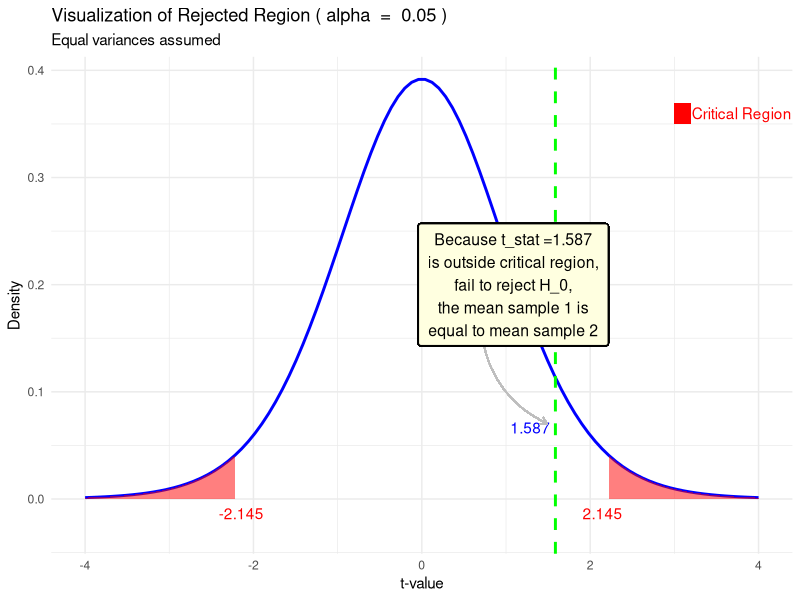

The R script that drew this image:
# Load necessary libraries
library(ggplot2)

# Step 1: Set up parameters
alpha <- 0.05
sample1 <- c(6, 8, 5, 7, 4, 7, 6, 8)
sample2 <- c(5, 8, 4, 6, 3, 7, 4, 4)

# perform levene test for equality of variances
library(car)
lev <- leveneTest(sample1, sample2)
equal_var <- lev$`Pr(>F)`[1] < 0.05
print(lev)

# Step 2: Perform the two-sample t-test
t_test_result <- t.test(sample1, sample2, var.equal = !equal_var)

# Step 3: View the t-value
t_value <- t_test_result$statistic
hyp_mode <- "two-sided" # options: "two-sided", "left", "right"

# Step 4: Calculate degrees of freedom
df <- length(sample1) + length(sample2) - 2

# Step 5: Generate the t-distribution data frame
x <- seq(-4, 4, length = 100)
y <- dt(x, df)
t_dist_data <- data.frame(x = x, y = y)

# Step 6: Create the base ggplot
p <- ggplot(t_dist_data, aes(x = x, y = y)) +
  geom_line(size = 1, color = "blue") +
  labs(title = paste("Visualization of Rejected Region (", expression(alpha), " = ", alpha, ")"), subtitle = ifelse(!equal_var, "Equal variances assumed", "Equal variances not assumed"), y = "Density", x = "t-value") +
  theme_minimal()

# Step 7: Add shaded regions based on hypothesis mode
if (hyp_mode == "two-sided") {
  critical_value <- qt(1 - alpha / 2, df)

  p <- p +
    geom_area(
      data = subset(t_dist_data, x >= critical_value),
      aes(y = y), fill = "red", alpha = 0.5
    ) +
    geom_area(
      data = subset(t_dist_data, x <= -critical_value),
      aes(y = y), fill = "red", alpha = 0.5
    )
} else if (hyp_mode == "left") {
  critical_value <- qt(alpha, df)

  p <- p +
    geom_area(
      data = subset(t_dist_data, x <= critical_value),
      aes(y = y), fill = "red", alpha = 0.5
    )
} else if (hyp_mode == "right") {
  critical_value <- qt(1 - alpha, df)

  p <- p +
    geom_area(
      data = subset(t_dist_data, x >= critical_value),
      aes(y = y), fill = "red", alpha = 0.5
    )
}

# Step 8: Add a vertical line for the t-value
p <- p +
  geom_vline(xintercept = t_value, color = "green", linetype = "dashed", size = 1) +
  annotate("text",
    x = t_value - 0.3, y = 0.05,
    label = round(t_value, 3),
    color = "blue", vjust = -1
  )

# Step 9: Add a curved annotation from the text to the vertical line
p <- p +
  geom_curve(
    aes(
      x = t_value - 0.8, y = 0.2,
      xend = t_value - 0.1, yend = 0.07
    ),
    curvature = 0.4,
    arrow = arrow(length = unit(0.2, "cm")),
    color = "grey"
  )

# Step 10: Add critical value annotation


# Step 11: Add conclusion annotation based on hypothesis mode and t-value
if (hyp_mode == "two-sided") {
  p <- p +
    annotate("text", x = critical_value, y = -0.03, label = round(critical_value, 3), color = "red", vjust = -1) +
    annotate("text", x = -critical_value, y = -0.03, label = round(-critical_value, 3), color = "red", vjust = -1)

  if (abs(t_value) > critical_value) {
    conclusion_text <- paste0("Because t_stat = ", round(t_value, 3), "\nis inside critical region,\nreject H_0,\nthe mean sample 1 is not\nequal to mean sample 2")
  } else {
    conclusion_text <- paste0("Because t_stat =", round(t_value, 3), "\nis outside critical region,\nfail to reject H_0,\nthe mean sample 1 is\nequal to mean sample 2")
  }
} else if (hyp_mode == "left") {
  p <- p +

    annotate("text", x = -critical_value, y = -0.03, label = round(-critical_value, 3), color = "red", vjust = -1)

  if (t_value < critical_value) {
    conclusion_text <- paste0("Because t_stat = ", round(t_value, 3), "\nis inside critical region,\nreject H_0,\nthe mean sample 1 is less\nthan to mean sample 2")
  } else {
    conclusion_text <- paste0("Because t_stat = ", round(t_value, 3), "\nis outside critical region,\nfail to reject H_0,\nthe mean sample 1 is less\nthan to mean sample 2")
  }
} else if (hyp_mode == "right") {
  p <- p +
    annotate("text", x = critical_value, y = -0.03, label = round(critical_value, 3), color = "red", vjust = -1)

  if (t_value > critical_value) {
    conclusion_text <- paste0("Because t_stat = ", round(t_value, 3), "\nis inside critical region,\nreject H_0,\nthe mean sample 1 is greater\nthan to mean sample 2")
  } else {
    conclusion_text <- paste0("Because t_stat = ", round(t_value, 3), "\nis outside critical region,\nfail to reject H_0,\nthe mean sample 1 is not greater\nthan to mean sample 2")
  }
}

# Step 12: Add the conclusion text as a box annotation in the top left corner
p <- p +
  geom_label(aes(x = t_value - 0.5, y = 0.2, label = conclusion_text),
    color = "black", fill = "lightyellow", size = 4,
    label.padding = unit(0.5, "lines"), label.size = 0.5
  ) +
  geom_rect(aes(xmin = 3, xmax = 3.2, ymin = .35, ymax = .37),
    alpha = 0.5,
    fill = "red"
  ) +
  annotate("text",
    x = 3.8,
    y = .36,
    label = "Critical Region",
    color = "red"
  )

# Display the plot
print(p)
